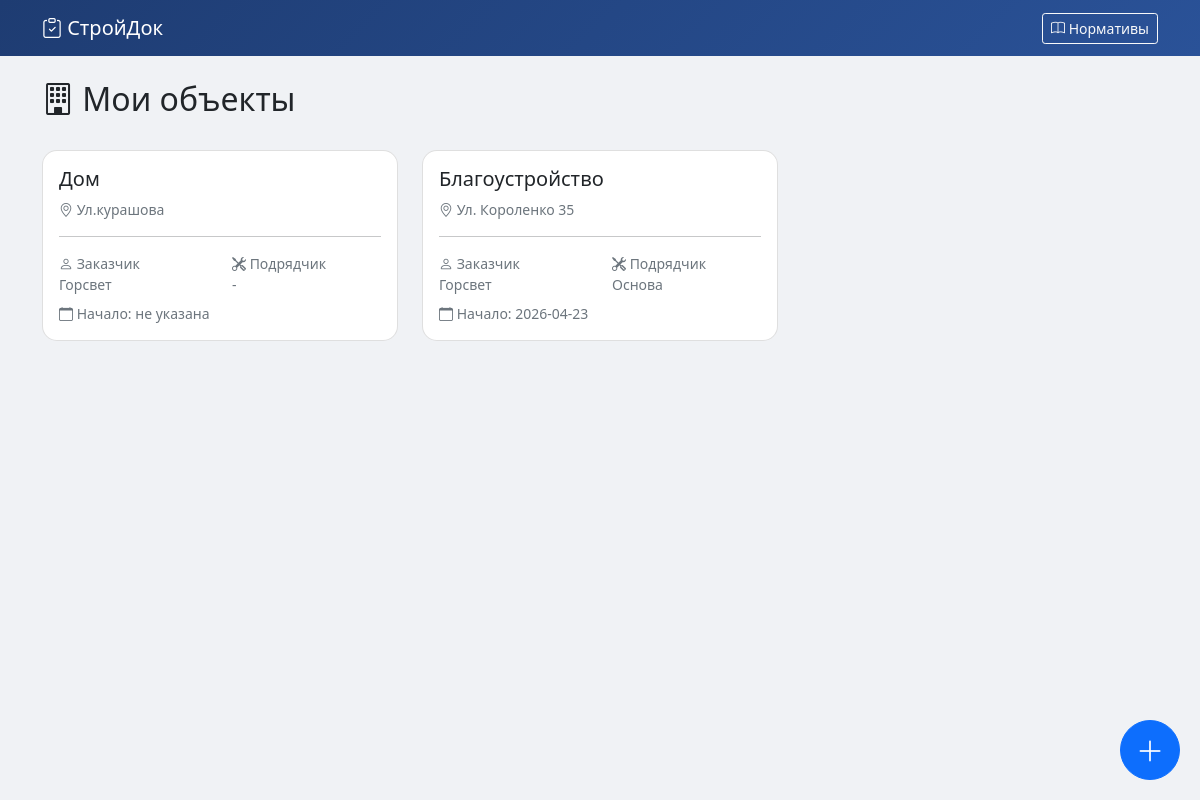
The page / on the database its author committed.
### tables this page shows
CREATE TABLE sites
                 (id INTEGER PRIMARY KEY AUTOINCREMENT, 
                  name TEXT, address TEXT, customer TEXT, contractor TEXT, 
                  start_date TEXT, end_date TEXT);

### app.py (the view)
@app.route('/')
def index():
    sites = get_all_sites()
    return render_template('index.html', sites=sites)

### database.py (called while the page is built)
def get_all_sites():
    conn = sqlite3.connect(DB_PATH)
    conn.row_factory = sqlite3.Row
    cursor = conn.cursor()
    cursor.execute("SELECT * FROM sites ORDER BY id DESC")
    rows = cursor.fetchall()
    conn.close()
    return [ConstructionSite(**dict(row)) for row in rows]

### ConstuctionDoc/templates/index.html (shortened to what this page needs)
<!DOCTYPE html>
<html>
<head>
    <link href="https://cdn.jsdelivr.net/npm/bootstrap@5.1.3/dist/css/bootstrap.min.css" rel="stylesheet">
    <link rel="stylesheet" href="https://cdn.jsdelivr.net/npm/bootstrap-icons@1.8.1/font/bootstrap-icons.css">
</head>
<body>
    <nav class="navbar navbar-dark">
        <div class="container">
            <a class="navbar-brand" href="/">
                <i class="bi bi-clipboard-check"></i> СтройДок
            </a>
            <a href="/normatives" class="btn btn-outline-light btn-sm">
                <i class="bi bi-book"></i> Нормативы
            </a>
        </div>
    </nav>
    <div class="container mt-4">
        <div class="d-flex justify-content-between align-items-center mb-4">
            <h2><i class="bi bi-building"></i> Мои объекты</h2>
        </div>
        <div class="row">
            {% for site in sites %}
            <div class="col-md-6 col-lg-4 mb-4">
                <div class="card site-card h-100" onclick="location.href='/site/{{ site.id }}'">
                    <div class="card-body">
                        <h5 class="card-title">{{ site.name }}</h5>
                        <p class="card-text text-muted small">
                            <i class="bi bi-geo-alt"></i> {{ site.address[:50] or 'Адрес не указан' }}
                        </p>
                        <hr>
                        <div class="row small text-muted">
                            <div class="col-6">
                                <i class="bi bi-person"></i> Заказчик<br>
                                {{ site.customer or '-' }}
                            </div>
                            <div class="col-6">
                                <i class="bi bi-tools"></i> Подрядчик<br>
                                {{ site.contractor or '-' }}
                            </div>
                        </div>
                        <div class="mt-2 small text-muted">
                            <i class="bi bi-calendar"></i> Начало: {{ site.start_date or 'не указана' }}
                        </div>
                    </div>
                </div>
            </div>
            {% else %}
            <div class="col-12">
                <div class="alert alert-info text-center">
                    <i class="bi bi-info-circle"></i> Нет объектов. Нажмите кнопку "+" чтобы добавить.
                </div>
            </div>
            {% endfor %}
        </div>
    </div>
    <button class="btn btn-primary btn-add" data-bs-toggle="modal" data-bs-target="#addSiteModal">
        <i class="bi bi-plus-lg"></i>
    </button>
</body>
</html>

### ConstuctionDoc/templates/index.html (style rules this page uses)
body { background: #f0f2f5; }
.navbar { background: linear-gradient(135deg, #1e3c72 0%, #2a5298 100%); }
.site-card { cursor: pointer; transition: transform 0.2s; border-radius: 15px; }
.btn-add { position: fixed; bottom: 20px; right: 20px; border-radius: 50%; width: 60px; height: 60px; font-size: 28px; z-index: 1000; }

### rows shown on the page
sites: name "Дом", address "Ул.курашова", customer "Горсвет", contractor "-", start_date "не указана"
sites: name "Благоустройство", address "Ул. Короленко 35", customer "Горсвет", contractor "Основа", start_date "2026-04-23"
